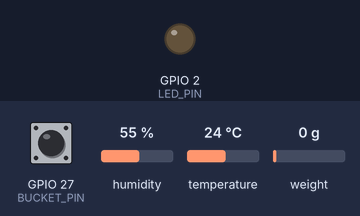
The sketch below on a simulated ESP32. Parts: output pins drawn as LEDs (lit = HIGH). The inputs (shaded band) are chosen by the test bench; at power-on: weight on the scale 0 g, GPIO 27 (BUCKET_PIN) HIGH, humidity 55 %, temperature 24 °C. The local clock reads 2024-03-15 10:24:30 at power-on unless the sketch sets it; storage starts empty; what the sketch prints to the serial monitor is not drawn.

Above: at 3.7 s.
3.8 s: weight on the scale set to 100 g
At 7.62 s:
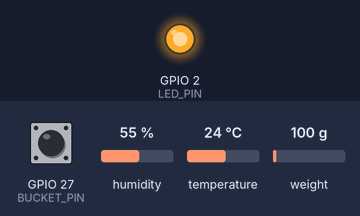
Timing chart, 0 to 19.2 s (numbered marks = the images above; inputs shaded):
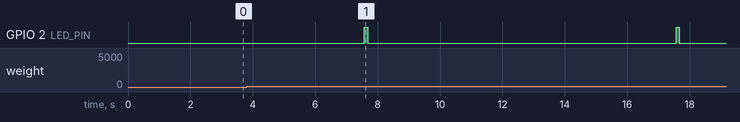

The sketch:

hx711_noise_tips_logger.ino
```cpp
/*
  HX711 NOISE DIAGNOSTIC + TIPPING BUCKET - LOGS EVERY RAW SAMPLE TO SD
  ----------------------------------------------------
  Same read path as the logger v5 and hx711_sd_test_v5, but every row also
  contains ALL individual raw samples (s1..sN), so you can see the SHAPE of
  the noise instead of just its size:

    smooth slow wave in s1..sN   -> the hanging weight is swinging / vibrating
    random sample-to-sample jitter -> electronics (supply, wiring, moisture)

  One row every 10 s, appended to /hx711_samples_log.csv, runs on batteries.

  Columns:
    elapsed_sec, timestamp, temperature_C, humidity_pct, tips_10s, tips_total,
    n_valid, window_ms, avg_raw, min_raw, max_raw, spread, sd_raw, status,
    s1 ... sN

    tips_10s   = bucket tips counted since the previous row (one row / 10 s)
    tips_total = all tips since power-on / reset
    Tips are counted by an interrupt, so none are missed while the HX711
    samples are being read.

    window_ms  = time the N samples took (about N / 11.8 s on your board), so
                 sample k happened at about (k-1) * window_ms / (N-1).
    sd_raw     = standard deviation of the valid samples, in counts.
    s1..sN     = the raw values exactly as read ("NaN" = read timed out).
                 Rejected values (-1, 0, full scale) are shown but excluded
                 from avg/min/max/sd and flagged HX_RAW_SUSPECT.

  SUGGESTED RUNS (write down the clock time of each; same 5 kg every time):
    A. no load, 2 min                       -> electronics noise floor
    B. 5 kg hanging as before, 3 min         -> normal
    C. 5 kg with the swing damped, 3 min     -> rigid hanger / hand-steadied / tied
    D. optional: 100 uF + 100 nF across the HX711 VCC/GND, 5 kg, 3 min

  LED: 1 short blink = row written, 3 short blinks = SD missing / write failed.

  SD CARD PULLED: rows are kept in RAM (up to 60 = 10 min) and the card is
  re-mounted every 10 s. When it is put back, all waiting rows are written in
  order and checked by reading the file size back. Longer outages drop the oldest rows.

  Wiring: HX711 DT->GPIO32, SCK->GPIO33 | DHT out->GPIO14 | RTC SDA 21, SCL 22
          Tipping bucket reed switch: GPIO27 to GND (internal pull-up used)
          SD CS->5, MOSI 23, MISO 19, CLK 18

  Libraries: HX711 (Bogdan Necula), DHT sensor library + Adafruit Unified
             Sensor, RTClib, SD (built-in)
*/

#include <Wire.h>
#include <RTClib.h>
#include <SPI.h>
#include <SD.h>
#include <HX711.h>
#include <DHT.h>
#include <math.h>
#include "esp_system.h"
#include "esp_task_wdt.h"

// ===================== PINS =====================
#define HX711_DT_PIN   32
#define HX711_SCK_PIN  33
#define DHT_PIN        14
#define DHT_TYPE       DHT22   // DHT11 for lysimeters 2, 3 and 4
#define SD_CS_PIN      5
#define I2C_SDA        21
#define I2C_SCL        22
#define LED_PIN        2
#define BUCKET_PIN     27      // reed switch to GND, INPUT_PULLUP, FALLING edge

// ===================== SETTINGS =====================
#define USE_RTC               true
#define LED_FEEDBACK          true
#define LOG_INTERVAL_MS       10000UL   // one row every 10 seconds
#define N_SAMPLES             40        // ~3.4 s window at ~11.8 samples/s
#define HX_SETTLE_MS          500
#define HX_READY_TIMEOUT_MS   400
#define TIP_DEBOUNCE_MS       200      // ignore re-triggers closer than this
#define PENDING_MAX           60       // rows kept in RAM while the SD card is missing (60 rows = 10 min)
#define HX_DISCARD            4        // conversions dropped after power-up (settling transient), same as logger v5.1
const bool POWER_CYCLE_HX711 = true;

const char *logFileName = "/hx711_tips_log.csv";   // new name: columns differ from the old file

// ===================== TIPPING BUCKET =====================
volatile uint32_t tipTotal = 0;
uint32_t lastRowTips = 0;
RTC_DATA_ATTR uint32_t rtcTips = 0;          // survives a software restart
RTC_DATA_ATTR uint32_t rtcMagic = 0;
#define RTC_MAGIC 0xC10DC4A5
volatile int64_t  lastTipUs = 0;
portMUX_TYPE tipMux = portMUX_INITIALIZER_UNLOCKED;

void IRAM_ATTR onTip() {
  int64_t now = esp_timer_get_time();
  if (now - lastTipUs < (int64_t)TIP_DEBOUNCE_MS * 1000LL) return;
  lastTipUs = now;
  tipTotal = tipTotal + 1;
}

uint32_t readTipTotal() {
  portENTER_CRITICAL(&tipMux);
  uint32_t v = tipTotal;
  portEXIT_CRITICAL(&tipMux);
  return v;
}

HX711 scale;
DHT dht(DHT_PIN, DHT_TYPE);
RTC_DS3231 rtc;
bool rtcReady = false;
bool sdOK = false;

// ===================== HELPERS =====================
void addFlag(String &flags, const char *f) {
  if (flags.length()) flags += ' ';
  flags += f;
}

const char *resetTag() {
  switch (esp_reset_reason()) {
    case ESP_RST_POWERON:  return "BOOT_POWERON";
    case ESP_RST_BROWNOUT: return "BOOT_BROWNOUT";
    case ESP_RST_PANIC:    return "BOOT_PANIC";
    case ESP_RST_INT_WDT:
    case ESP_RST_TASK_WDT:
    case ESP_RST_WDT:      return "BOOT_WDT";
    case ESP_RST_SW:       return "BOOT_SW";
    default:               return "BOOT_OTHER";
  }
}

void blinkLED(int count, int onMs, int offMs) {
  if (!LED_FEEDBACK) return;
  pinMode(LED_PIN, OUTPUT);
  for (int i = 0; i < count; i++) {
    digitalWrite(LED_PIN, HIGH);
    delay(onMs);
    digitalWrite(LED_PIN, LOW);
    if (i < count - 1) delay(offMs);
  }
}

String makeHeader() {
  String h = "elapsed_sec,timestamp,temperature_C,humidity_pct,tips_10s,tips_total,n_valid,window_ms,"
             "avg_raw,min_raw,max_raw,spread,sd_raw,status";
  for (int i = 1; i <= N_SAMPLES; i++) {
    h += ",s";
    h += i;
  }
  return h;
}

// ===================== TIME =====================
String getTimestamp(String &flags) {
#if USE_RTC
  for (int a = 0; a < 4 && !rtcReady; a++) {
    rtcReady = rtc.begin();
    if (!rtcReady) delay(50);
  }
  if (!rtcReady) {
    addFlag(flags, "RTC_FAIL");
    return "RTC_FAIL";
  }
  DateTime now = rtc.now();
  if (now.year() < 2026 || now.year() > 2035) {
    addFlag(flags, "RTC_TIME_SUSPECT");
    return "RTC_TIME_SUSPECT";
  }
  char buf[24];
  snprintf(buf, sizeof(buf), "%04d-%02d-%02d %02d:%02d:%02d",
           now.year(), now.month(), now.day(),
           now.hour(), now.minute(), now.second());
  return String(buf);
#else
  (void)flags;
  return "NO_RTC";
#endif
}

// ===================== SENSORS (one at a time) =====================
bool sampleDHTOnce(float &t, float &h) {
  dht.begin();
  t = dht.readTemperature();
  h = dht.readHumidity();
  return !isnan(t) && !isnan(h);
}

// Collects N_SAMPLES raw conversions back to back (no averaging here).
int collectSamples(long *raw, bool *ok, int &timeouts, unsigned long &windowMs) {
  timeouts = 0;
  int got = 0;

  if (POWER_CYCLE_HX711) {
    scale.power_up();
    delay(HX_SETTLE_MS);
    // first conversions after power-up are unsettled: read and drop them
    for (int d = 0; d < HX_DISCARD; d++) {
      if (scale.wait_ready_timeout(HX_READY_TIMEOUT_MS)) scale.read();
    }
  }

  unsigned long t0 = millis();
  for (int i = 0; i < N_SAMPLES; i++) {
    if (scale.wait_ready_timeout(HX_READY_TIMEOUT_MS)) {
      raw[i] = scale.read();
      ok[i] = true;
      got++;
    } else {
      raw[i] = 0;
      ok[i] = false;
      timeouts++;
    }
  }
  windowMs = millis() - t0;

  if (POWER_CYCLE_HX711) scale.power_down();
  return got;
}

// ===================== SD (last, sensors already off) =====================
// Rows wait in RAM until they are verified on the card, so pulling the card
// and putting it back loses nothing (up to PENDING_MAX rows = 10 minutes).
String pendingRows[PENDING_MAX];
int pTail = 0;          // oldest waiting row
int pendingCount = 0;
uint32_t droppedRows = 0;

void queueRow(const String &line) {
  if (pendingCount == PENDING_MAX) {          // buffer full: drop the oldest row
    pTail = (pTail + 1) % PENDING_MAX;
    pendingCount--;
    droppedRows++;
  }
  pendingRows[(pTail + pendingCount) % PENDING_MAX] = line;
  pendingCount++;
}

// Raw SPI check, independent of the SD library: does a card answer CMD0?
bool sdCardResponds() {
  SPI.end();
  SPI.begin(18, 19, 23, SD_CS_PIN);            // SCK, MISO, MOSI, SS
  pinMode(SD_CS_PIN, OUTPUT);
  digitalWrite(SD_CS_PIN, HIGH);
  SPI.beginTransaction(SPISettings(400000, MSBFIRST, SPI_MODE0));
  for (int i = 0; i < 10; i++) SPI.transfer(0xFF);   // 80 clocks with CS high
  digitalWrite(SD_CS_PIN, LOW);
  SPI.transfer(0xFF);
  const uint8_t cmd0[6] = {0x40, 0x00, 0x00, 0x00, 0x00, 0x95};
  for (int i = 0; i < 6; i++) SPI.transfer(cmd0[i]);
  uint8_t r = 0xFF;
  for (int i = 0; i < 10 && r == 0xFF; i++) r = SPI.transfer(0xFF);
  digitalWrite(SD_CS_PIN, HIGH);
  SPI.transfer(0xFF);
  SPI.endTransaction();
  return r == 0x01;                            // 0x01 = card present, idle
}

// Fresh mount every time, with escalating recovery: normal -> SPI bus reset
// at lower speed -> SPI bus reset at 400 kHz-ish speed.
bool sdBegin() {
  const uint32_t freq[3] = {4000000, 1000000, 400000};
  for (int a = 0; a < 3; a++) {
    SD.end();
    if (a > 0) {
      SPI.end();
      SPI.begin(18, 19, 23, SD_CS_PIN);
    }
    delay(a ? 150 : 20);
    if (SD.begin(SD_CS_PIN, SPI, freq[a]) && SD.cardType() != CARD_NONE) return true;
  }
  SD.end();
  return false;
}

// Last resort when a card answers on the bus but the SD library will not mount
// it (stuck state after hot-swap). The tip total survives in RTC memory.
void saveAndRestart() {
  rtcTips = readTipTotal();
  rtcMagic = RTC_MAGIC;
  Serial.println("[SD] card answers but will not mount -> restarting ESP32 (tip total kept)");
  Serial.flush();
  delay(100);
  ESP.restart();
}
int stuckCount = 0;

// Writes ALL waiting rows, then remounts and checks the file really grew.
// Only if that check passes are the rows removed from RAM.
bool flushPending() {
  if (pendingCount == 0) return true;
  if (!sdBegin()) {
    if (sdCardResponds()) {
      if (++stuckCount >= 2) saveAndRestart();
    } else {
      stuckCount = 0;                          // no card in the slot: just wait
    }
    return false;
  }
  stuckCount = 0;

  if (!SD.exists(logFileName)) {
    File h = SD.open(logFileName, FILE_WRITE);
    if (!h) { SD.end(); return false; }
    h.println(makeHeader());
    h.close();
  }

  File f = SD.open(logFileName, FILE_APPEND);
  if (!f) { SD.end(); return false; }
  size_t before = f.size();
  size_t expected = 0;
  bool good = true;
  int n = pendingCount;
  for (int i = 0; i < n && good; i++) {
    const String &r = pendingRows[(pTail + i) % PENDING_MAX];
    size_t w = f.println(r);
    if (w < r.length() + 1) good = false;      // println adds at least a newline
    expected += w;
  }
  f.flush();
  if (f.getWriteError()) good = false;
  f.close();
  if (!good) { SD.end(); return false; }

  // Verify: remount and read the size back from the card itself
  if (!sdBegin()) return false;
  File v = SD.open(logFileName, FILE_READ);
  if (!v) { SD.end(); return false; }
  size_t after = v.size();
  v.close();
  SD.end();
  if (after < before + expected) return false;

  pTail = (pTail + n) % PENDING_MAX;           // verified: forget these rows
  pendingCount -= n;
  return true;
}

// ===================== SETUP =====================
void setup() {
  Serial.begin(115200);
  delay(500);
  Serial.println();
  Serial.println("=== HX711 NOISE DIAGNOSTIC (all raw samples to SD) ===");
  Serial.printf("Reset reason: %s | %d samples per row, one row / %lu s\n",
                resetTag(), N_SAMPLES, LOG_INTERVAL_MS / 1000UL);

#if USE_RTC
  Wire.begin(I2C_SDA, I2C_SCL);
  Wire.setTimeOut(100);
#endif

  if (esp_reset_reason() == ESP_RST_SW && rtcMagic == RTC_MAGIC) {
    tipTotal = rtcTips;                        // restart caused by SD recovery: keep the count
    lastRowTips = rtcTips;
    Serial.printf("Tip total restored after restart: %lu\n", (unsigned long)rtcTips);
  }
  rtcMagic = 0;

  // Watchdog: if anything ever hangs (e.g. SD library), restart after 60 s
#if ESP_ARDUINO_VERSION_MAJOR >= 3
  esp_task_wdt_config_t wc = {60000, 0, true};
  if (esp_task_wdt_reconfigure(&wc) != ESP_OK) esp_task_wdt_init(&wc);
#else
  esp_task_wdt_init(60, true);
#endif
  esp_task_wdt_add(NULL);

  scale.begin(HX711_DT_PIN, HX711_SCK_PIN);
  if (!POWER_CYCLE_HX711) {
    scale.power_up();
    delay(HX_SETTLE_MS);
  }

  pinMode(BUCKET_PIN, INPUT_PULLUP);
  attachInterrupt(digitalPinToInterrupt(BUCKET_PIN), onTip, FALLING);

  dht.begin();
  delay(2000);   // DHT warm-up before the first read

  sdOK = sdBegin();
  SD.end();
  Serial.println(sdOK ? "SD card OK." : "SD card NOT detected (rows are kept in RAM, retry every cycle).");
  if (!sdOK) blinkLED(3, 100, 100);
  Serial.println();
}

// ===================== LOOP =====================
void loop() {
  esp_task_wdt_reset();
  static unsigned long nextRun = 0;
  static bool firstRow = true;

  if ((long)(millis() - nextRun) < 0) return;
  nextRun = millis() + LOG_INTERVAL_MS;   // fixed period, no drift

  String flags = "";
  if (firstRow) addFlag(flags, resetTag());

  // 1) RTC, 2) DHT, 3) HX711 -- one after the other
  String ts = getTimestamp(flags);

  float t, h;
  bool dhtOK = sampleDHTOnce(t, h);
  if (!dhtOK) addFlag(flags, "DHT_FAIL");

  long raw[N_SAMPLES];
  bool ok[N_SAMPLES];
  int timeouts;
  unsigned long windowMs;
  collectSamples(raw, ok, timeouts, windowMs);

  // Statistics over valid samples only
  int nValid = 0, suspect = 0;
  long mn = 0, mx = 0;
  double sum = 0, sumSq = 0;
  for (int i = 0; i < N_SAMPLES; i++) {
    if (!ok[i]) continue;
    long r = raw[i];
    if (r == -1 || r == 0 || r >= 8388607L || r <= -8388608L) {
      suspect++;
      continue;
    }
    if (nValid == 0 || r < mn) mn = r;
    if (nValid == 0 || r > mx) mx = r;
    sum += r;
    sumSq += (double)r * (double)r;
    nValid++;
  }
  double mean = nValid ? sum / nValid : 0;
  double var  = nValid > 1 ? (sumSq - nValid * mean * mean) / (nValid - 1) : 0;
  if (var < 0) var = 0;
  double sd = sqrt(var);

  if (nValid < N_SAMPLES) addFlag(flags, (String("HX_") + nValid + "of" + N_SAMPLES).c_str());
  if (suspect > 0)        addFlag(flags, "HX_RAW_SUSPECT");
  if (timeouts > 0)       addFlag(flags, "HX_TIMEOUT");
  String status = flags.length() ? flags : String("OK");

  // Tips since the previous row (snapshot taken now, after the HX711 window)
  uint32_t tipsNow = readTipTotal();
  uint32_t tipsInterval = tipsNow - lastRowTips;
  lastRowTips = tipsNow;

  // Build the CSV row
  String line;
  line.reserve(64 + N_SAMPLES * 9);
  line += millis() / 1000UL;
  line += ',';
  line += ts;
  line += ',';
  line += dhtOK ? String(t, 1) : String("NaN");
  line += ',';
  line += dhtOK ? String(h, 1) : String("NaN");
  line += ',';
  line += tipsInterval;
  line += ',';
  line += tipsNow;
  line += ',';
  line += nValid;
  line += ',';
  line += windowMs;
  line += ',';
  line += nValid ? String((long)(mean + (mean >= 0 ? 0.5 : -0.5))) : String("NaN");
  line += ',';
  line += nValid ? String(mn) : String("NaN");
  line += ',';
  line += nValid ? String(mx) : String("NaN");
  line += ',';
  line += nValid ? String(mx - mn) : String("NaN");
  line += ',';
  line += nValid ? String(sd, 1) : String("NaN");
  line += ',';
  line += status;
  for (int i = 0; i < N_SAMPLES; i++) {
    line += ',';
    if (ok[i]) line += raw[i];
    else       line += "NaN";
  }

  // Short summary on Serial (the full row goes to the SD card)
  Serial.printf("%s | tips=%lu (total %lu) | n=%d avg=%ld min=%ld max=%ld spread=%ld sd=%.1f window=%lums | %s\n",
                ts.c_str(), (unsigned long)tipsInterval, (unsigned long)tipsNow, nValid, (long)mean, mn, mx, mx - mn, sd, windowMs, status.c_str());

  // 4) SD last: queue the row, then try to write everything that is waiting
  queueRow(line);
  int waitingBefore = pendingCount;
  bool writeOK = flushPending();
  if (writeOK) {
    if (!sdOK) Serial.printf("[SD] card back - wrote %d buffered row(s).\n", waitingBefore);
    sdOK = true;
  } else {
    sdOK = false;
    Serial.printf("[SD] card missing / write failed - %d row(s) waiting in RAM (%lu dropped).\n",
                  pendingCount, (unsigned long)droppedRows);
  }

  if (writeOK) blinkLED(1, 100, 0);
  else         blinkLED(3, 100, 100);

  firstRow = false;
}
```

Measured:
- by itself, GPIO 2 (LED_PIN): alternates HIGH for 0.10 s and LOW for 9.9 s
